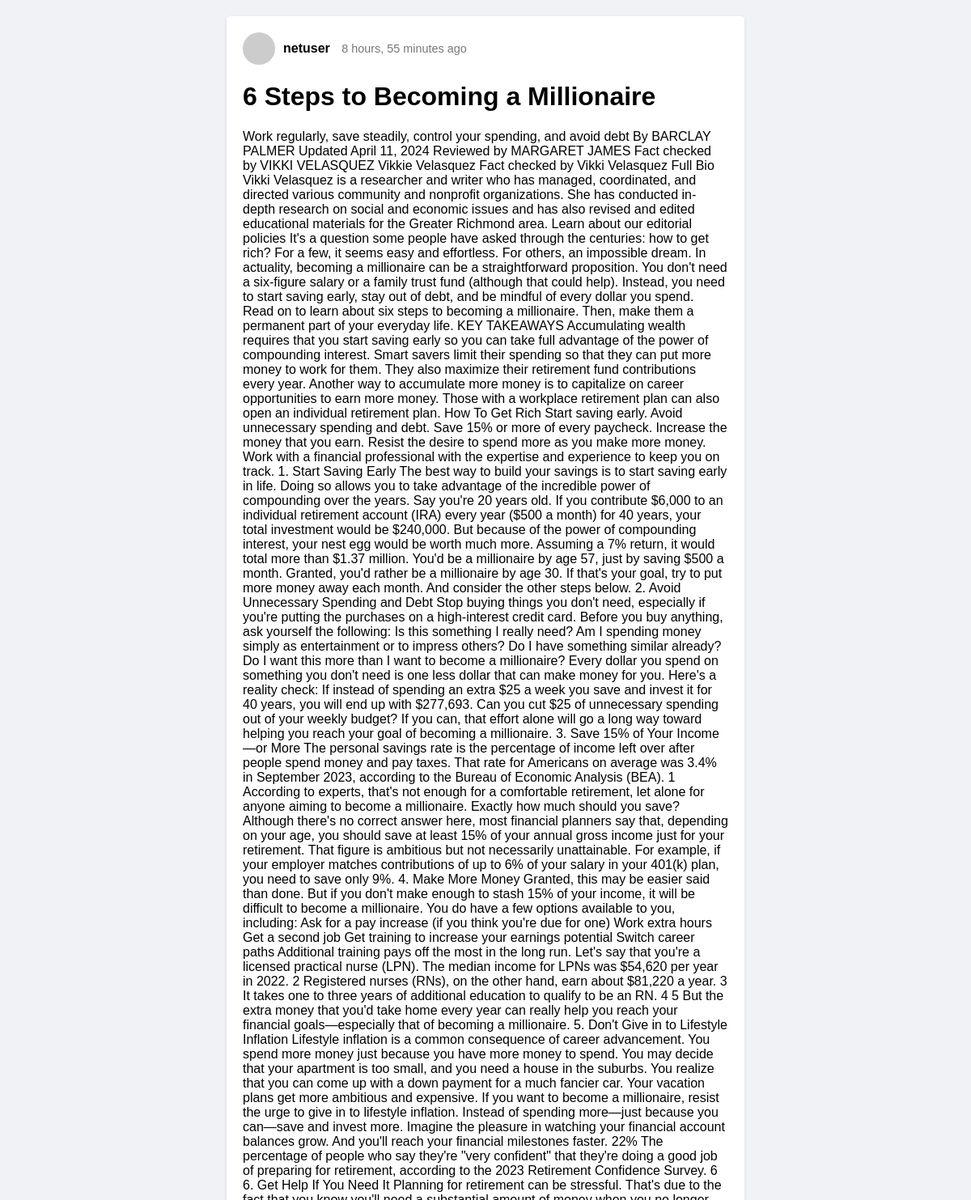
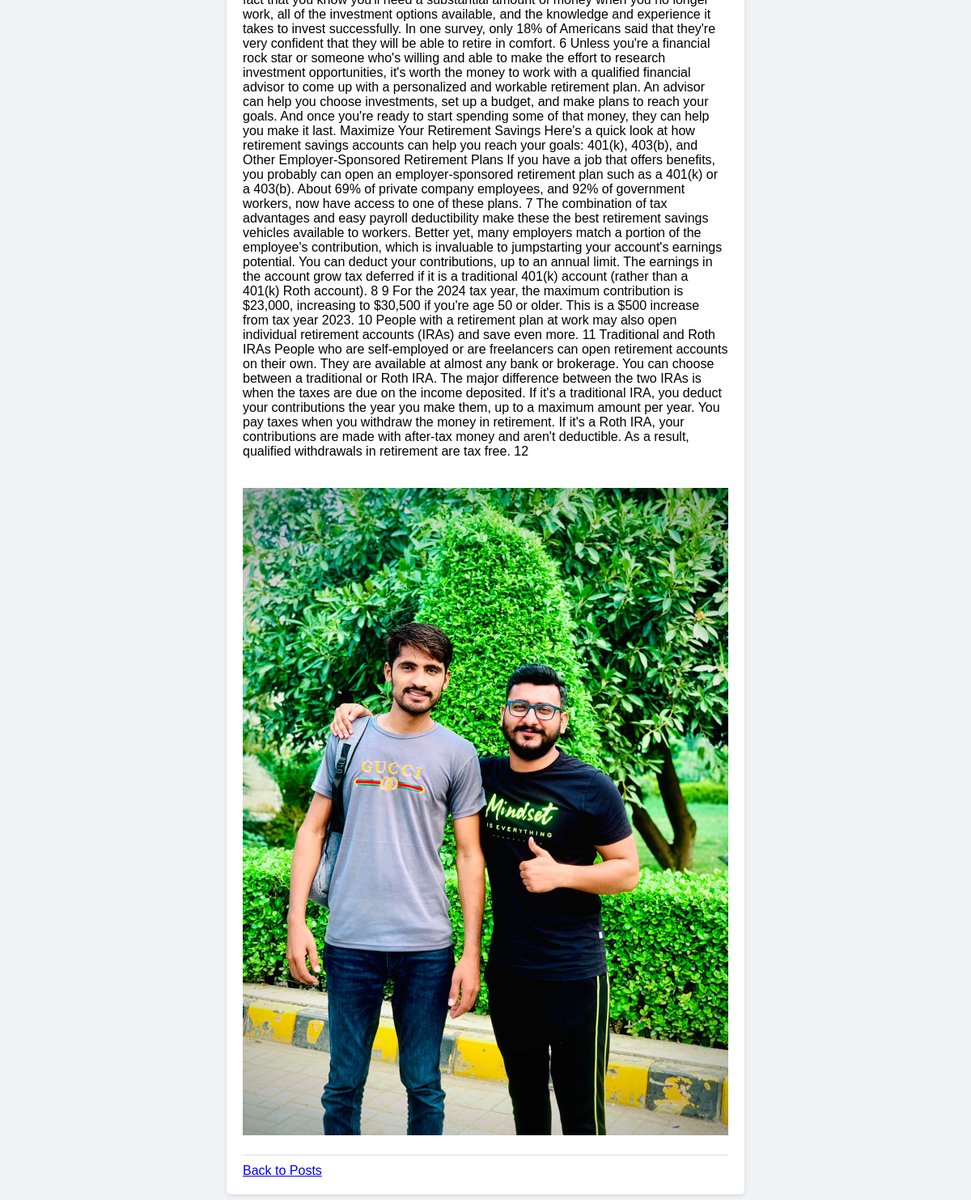
The app's page /post/open/3/ with its own data (2 pictures, top to bottom).
### post/models.py (models this page shows, shortened)
class Post(models.Model):
    author = models.ForeignKey(User, on_delete=models.CASCADE, related_name='posts')
    title = models.CharField(max_length=200)
    content = models.TextField()
    image = models.ImageField(upload_to='post_images/', blank=True, null=True)
    created_at = models.DateTimeField(auto_now_add=True)
    updated_at = models.DateTimeField(auto_now=True)
    class Meta:
        ordering = ['-created_at']

### post/views.py (the view)
# urls.py: path('open/<int:id>/', views.post_open_view, name='open'),
def post_open_view(request, id):
    post = Post.objects.get(id=id)
    return render(request, 'post/PostDetail.html', {'post':post})

### post/templates/post/PostDetail.html (shortened to what this page needs)
<!DOCTYPE html>
<html lang="en">
<head>
</head>
<body>
<div class="container">
    <div class="post-header">
        <img src="https://via.placeholder.com/40" alt="User Image">
        <div>
            <span class="user-name">{{ post.author.username }}</span>
            <span class="timestamp">{{ post.created_at|timesince }} ago</span>
        </div>
    </div>
    <h1>{{ post.title }}</h1>
    <div class="post-content">
        <p>{{ post.content }}</p>
        {% if post.image %}
            <img src="{{ post.image.url }}" alt="{{ post.title }}" style="max-width: 100%; margin-top: 20px;">
        {% endif %}
    </div>
    <div class="post-footer">
        <a href="{% url 'post-list' %}">Back to Posts</a>
    </div>
</div>
</body>
</html>

### post/templates/post/PostDetail.html (style rules this page uses)
body { font-family: Arial, sans-serif; background-color: #f0f2f5; margin: 20px; }
.container { max-width: 600px; margin: 0 auto; background-color: white; padding: 20px; border-radius: 5px; box-shadow: 0 2px 5px rgba(0,0,0,0.1); }
.post-header { display: flex; align-items: center; margin-bottom: 15px; }
.post-header img { border-radius: 50%; width: 40px; height: 40px; margin-right: 10px; }
.post-header .user-name { font-weight: bold; }
.post-header .timestamp { color: #777; font-size: 0.9em; margin-left: 10px; }
.post-content { margin-top: 20px; }
.post-footer { margin-top: 20px; border-top: 1px solid #ddd; padding-top: 10px; }

### records on screen
Post: author.username "netuser", created_at "8 hours, 55 minutes", title "6 Steps to Becoming a Millionaire", content "Work regularly, save steadily, control your spending, and avoid debt By BARCLAY PALMER Updated April 11, 2024 Reviewed by MARGARET JAMES Fact checked by VIKKI VELASQUEZ Vikkie Velasquez Fact checked by Vikki Velasquez Full Bio Vikki Velasquez is a researcher and writer who has managed, coordinated, and directed various community and nonprofit organizations. She has conducted in-depth research on social and economic issues and has also revised and edited educational materials for the Greater Richmond area. Learn about our editorial policies It's a question some people have asked through the centuries: how to get rich? For a few, it seems easy and effortless. For others, an impossible dream.…", image (picture)
